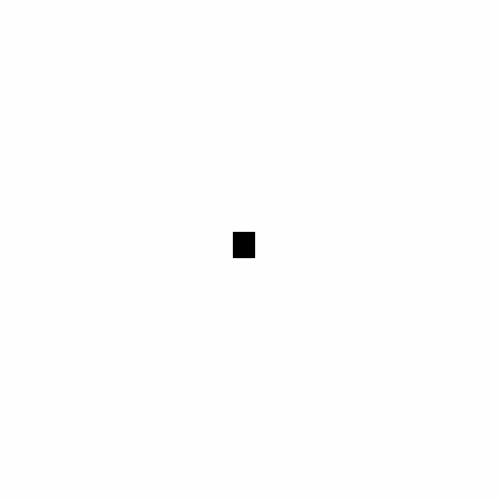
Frame 1 (no input)
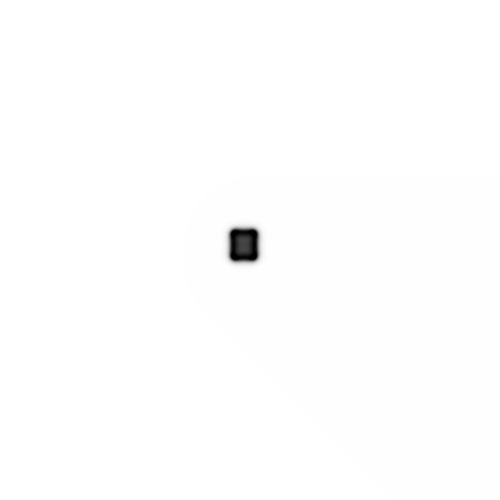
Frame 60 (no input)
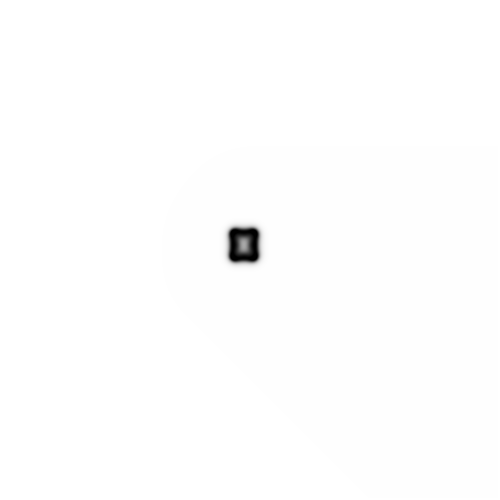
Frame 120 (the mouse pressed at the canvas centre since frame 60)

The p5.js sketch that drew these frames (run headless with seeded random() and noise() and a simulated clock; from frame 60 on, the mouse is pressed at the canvas centre):

// p5.js sketch
// ── sketch.js
var grid;
var next;

var Da = 1.0;
var Db = 0.5;
var feed = 0.055;
var kill = 0.062;


function setup()
{
  createCanvas(500, 500);
  pixelDensity(1);

  grid = [];
  next = [];
  for(var x = 0; x < width; x++)
  {
    grid[x] = [];
    next[x] = [];
    for(var y = 0; y < height; y++)
    {
      grid[x][y] = { a: 1, b: 0 };
      next[x][y] = { a: 1, b: 0 };
    }
  }

  var minW = (width / 2) + (floor(random(25)) * -1);
  var maxW = (width / 2) + floor(random(25));
  var minH = (height / 2) + (floor(random(25)) * -1);
  var maxH = (height / 2) + floor(random(25));

  console.log(minW, maxW, minH, maxH);

  for(var i = minW; i < maxW; i++)
  {
    for (var j = minH; j < maxH; j++)
    {
        grid[i][j].b = 1;
    }
  }
}

function draw()
{
  //background(51);

  for(var x = 1; x < width - 1; x++)
  {
    for (var y = 1; y < height - 1; y++)
    {
      var a = grid[x][y].a;
      var b = grid[x][y].b;
      next[x][y].a = a + (Da * laplaceA(x , y)) - (a * b * b) + (feed * (1 - a));
      next[x][y].b = b + (Db * laplaceB(x , y)) + (a * b * b) - ((kill + feed) * b);

      next[x][y].a = constrain(next[x][y].a, 0, 1);
      next[x][y].b = constrain(next[x][y].b, 0, 1);
    }
  }

  loadPixels();
  for(var x = 0; x < width; x++)
  {
    for (var y = 0; y < height; y++)
    {
      var pix = (x + y * width) * 4;
      var a = next[x][y].a;
      var b = next[x][y].b;
      var c = constrain(floor((a-b) *255), 0, 255);

      pixels[pix + 0] = c;
      pixels[pix + 1] = c;
      pixels[pix + 2] = c;
      pixels[pix + 3] = 255;
    }
  }
  updatePixels();
  swap();
}

function swap()
{
  var temp = next;
  grid = next;
  next = temp;
}

function laplaceA(x, y)
{

  var sum = 0;
  var center = -1;
  var neighbor = 0.2;
  var diag = 0.05;

  sum += grid[x][y].a     * center;
  sum += grid[x-1][y].a   * neighbor;
  sum += grid[x+1][y].a   * neighbor;
  sum += grid[x][y-1].a   * neighbor;
  sum += grid[x][y+1].a   * neighbor;
  sum += grid[x-1][y-1].a * diag;
  sum += grid[x+1][y-1].a * diag;
  sum += grid[x+1][y+1].a * diag;
  sum += grid[x-1][y+1].a * diag;

  return sum;
}

function laplaceB(x, y)
{

  var sum = 0;
  var center = -1;
  var neighbor = 0.2;
  var diag = 0.05;

  sum += grid[x][y].b     * center;
  sum += grid[x-1][y].b   * neighbor;
  sum += grid[x+1][y].b   * neighbor;
  sum += grid[x][y-1].b   * neighbor;
  sum += grid[x][y+1].b   * neighbor;
  sum += grid[x-1][y-1].b * diag;
  sum += grid[x+1][y-1].b * diag;
  sum += grid[x+1][y+1].b * diag;
  sum += grid[x-1][y+1].b * diag;

  return sum;
}
